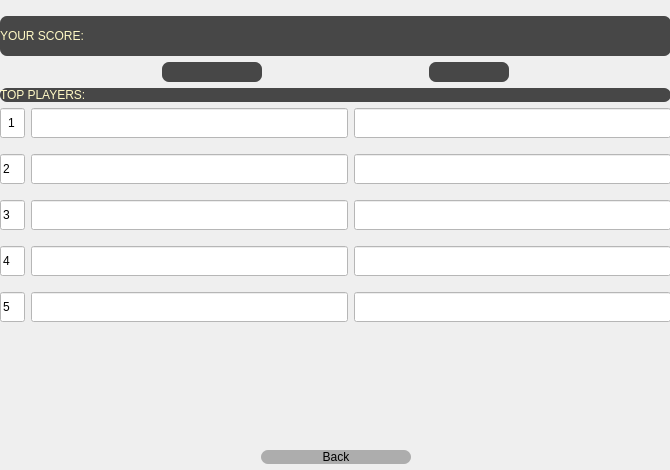
<?xml version="1.0" encoding="UTF-8"?>
<ui version="4.0">
 <class>BoardWindow</class>
 <widget class="QMainWindow" name="BoardWindow">
  <property name="geometry">
   <rect>
    <x>0</x>
    <y>0</y>
    <width>670</width>
    <height>470</height>
   </rect>
  </property>
  <property name="windowTitle">
   <string>MainWindow</string>
  </property>
  <widget class="QWidget" name="centralwidget">
   <property name="styleSheet">
    <string notr="true">#centralwidget
{
	background-image: url(:/Icons/3.jpg);
}
QLabel
{
	background-color: rgb(71, 71, 71);
	font: 25pt &quot;Permanent Marker&quot;;
	color: rgb(255, 249, 197);
	border-Radius: 7px;
}


QPushButton
{
	font: 15pt &quot;NPIRamin&quot;;
	background-color:  rgb(255, 238, 200);
	border-Radius: 7px;
}

QPushButton:hover{
color: red;
border-color: red;
border-width: 2px;
}
QLineEdit
{
	color: rgb(0, 0, 0);
	background-color: rgb(255, 255, 255);
	font: 75 12pt &quot;Segoe Print&quot;;
	qproperty-alignment: AlignHCenter;
}

</string>
   </property>
   <widget class="QWidget" name="verticalLayoutWidget">
    <property name="geometry">
     <rect>
      <x>0</x>
      <y>6</y>
      <width>671</width>
      <height>461</height>
     </rect>
    </property>
    <layout class="QVBoxLayout" name="verticalLayout">
     <property name="topMargin">
      <number>10</number>
     </property>
     <item>
      <widget class="QLabel" name="label">
       <property name="enabled">
        <bool>false</bool>
       </property>
       <property name="sizePolicy">
        <sizepolicy hsizetype="Preferred" vsizetype="Fixed">
         <horstretch>0</horstretch>
         <verstretch>0</verstretch>
        </sizepolicy>
       </property>
       <property name="minimumSize">
        <size>
         <width>0</width>
         <height>40</height>
        </size>
       </property>
       <property name="maximumSize">
        <size>
         <width>16777215</width>
         <height>40</height>
        </size>
       </property>
       <property name="text">
        <string>YOUR SCORE:</string>
       </property>
      </widget>
     </item>
     <item>
      <layout class="QHBoxLayout" name="horizontalLayout_2">
       <property name="topMargin">
        <number>0</number>
       </property>
       <item>
        <spacer name="horizontalSpacer">
         <property name="orientation">
          <enum>Qt::Horizontal</enum>
         </property>
         <property name="sizeHint" stdset="0">
          <size>
           <width>40</width>
           <height>20</height>
          </size>
         </property>
        </spacer>
       </item>
       <item>
        <widget class="QLabel" name="PlayerName">
         <property name="enabled">
          <bool>false</bool>
         </property>
         <property name="minimumSize">
          <size>
           <width>100</width>
           <height>0</height>
          </size>
         </property>
         <property name="styleSheet">
          <string notr="true">color:rgb(255, 255, 255);
font: 18pt &quot;Permanent Marker&quot;;</string>
         </property>
         <property name="text">
          <string/>
         </property>
         <property name="alignment">
          <set>Qt::AlignCenter</set>
         </property>
        </widget>
       </item>
       <item>
        <spacer name="horizontalSpacer_3">
         <property name="orientation">
          <enum>Qt::Horizontal</enum>
         </property>
         <property name="sizeHint" stdset="0">
          <size>
           <width>40</width>
           <height>20</height>
          </size>
         </property>
        </spacer>
       </item>
       <item>
        <widget class="QLabel" name="PlayerScore">
         <property name="enabled">
          <bool>false</bool>
         </property>
         <property name="minimumSize">
          <size>
           <width>80</width>
           <height>0</height>
          </size>
         </property>
         <property name="autoFillBackground">
          <bool>false</bool>
         </property>
         <property name="styleSheet">
          <string notr="true">color:rgb(255, 255, 255);
font: 18pt &quot;Permanent Marker&quot;;</string>
         </property>
         <property name="text">
          <string/>
         </property>
         <property name="alignment">
          <set>Qt::AlignCenter</set>
         </property>
        </widget>
       </item>
       <item>
        <spacer name="horizontalSpacer_2">
         <property name="orientation">
          <enum>Qt::Horizontal</enum>
         </property>
         <property name="sizeHint" stdset="0">
          <size>
           <width>40</width>
           <height>20</height>
          </size>
         </property>
        </spacer>
       </item>
      </layout>
     </item>
     <item>
      <widget class="QLabel" name="label_4">
       <property name="enabled">
        <bool>false</bool>
       </property>
       <property name="text">
        <string>TOP PLAYERS:</string>
       </property>
      </widget>
     </item>
     <item>
      <spacer name="verticalSpacer_2">
       <property name="orientation">
        <enum>Qt::Vertical</enum>
       </property>
       <property name="sizeType">
        <enum>QSizePolicy::Fixed</enum>
       </property>
       <property name="sizeHint" stdset="0">
        <size>
         <width>20</width>
         <height>0</height>
        </size>
       </property>
      </spacer>
     </item>
     <item>
      <layout class="QVBoxLayout" name="verticalLayout_2">
       <property name="topMargin">
        <number>0</number>
       </property>
       <property name="bottomMargin">
        <number>0</number>
       </property>
       <item>
        <layout class="QHBoxLayout" name="horizontalLayout_3">
         <item>
          <widget class="QLineEdit" name="lineEdit_4">
           <property name="enabled">
            <bool>false</bool>
           </property>
           <property name="sizePolicy">
            <sizepolicy hsizetype="Expanding" vsizetype="Expanding">
             <horstretch>0</horstretch>
             <verstretch>0</verstretch>
            </sizepolicy>
           </property>
           <property name="maximumSize">
            <size>
             <width>25</width>
             <height>30</height>
            </size>
           </property>
           <property name="styleSheet">
            <string notr="true"/>
           </property>
           <property name="text">
            <string>1</string>
           </property>
           <property name="alignment">
            <set>Qt::AlignHCenter</set>
           </property>
          </widget>
         </item>
         <item>
          <widget class="QLineEdit" name="p1n">
           <property name="sizePolicy">
            <sizepolicy hsizetype="Expanding" vsizetype="Fixed">
             <horstretch>0</horstretch>
             <verstretch>0</verstretch>
            </sizepolicy>
           </property>
           <property name="minimumSize">
            <size>
             <width>0</width>
             <height>30</height>
            </size>
           </property>
           <property name="maximumSize">
            <size>
             <width>16777215</width>
             <height>30</height>
            </size>
           </property>
          </widget>
         </item>
         <item>
          <widget class="QLineEdit" name="p1s">
           <property name="minimumSize">
            <size>
             <width>0</width>
             <height>30</height>
            </size>
           </property>
          </widget>
         </item>
        </layout>
       </item>
      </layout>
     </item>
     <item>
      <layout class="QHBoxLayout" name="horizontalLayout_5">
       <property name="topMargin">
        <number>10</number>
       </property>
       <item>
        <widget class="QLineEdit" name="lineEdit_8">
         <property name="sizePolicy">
          <sizepolicy hsizetype="Expanding" vsizetype="Expanding">
           <horstretch>0</horstretch>
           <verstretch>0</verstretch>
          </sizepolicy>
         </property>
         <property name="maximumSize">
          <size>
           <width>25</width>
           <height>30</height>
          </size>
         </property>
         <property name="text">
          <string>2</string>
         </property>
        </widget>
       </item>
       <item>
        <widget class="QLineEdit" name="p2n">
         <property name="minimumSize">
          <size>
           <width>0</width>
           <height>30</height>
          </size>
         </property>
        </widget>
       </item>
       <item>
        <widget class="QLineEdit" name="p2s">
         <property name="minimumSize">
          <size>
           <width>0</width>
           <height>30</height>
          </size>
         </property>
        </widget>
       </item>
      </layout>
     </item>
     <item>
      <layout class="QHBoxLayout" name="horizontalLayout_6">
       <property name="topMargin">
        <number>10</number>
       </property>
       <item>
        <widget class="QLineEdit" name="lineEdit_9">
         <property name="sizePolicy">
          <sizepolicy hsizetype="Expanding" vsizetype="Expanding">
           <horstretch>0</horstretch>
           <verstretch>0</verstretch>
          </sizepolicy>
         </property>
         <property name="maximumSize">
          <size>
           <width>25</width>
           <height>30</height>
          </size>
         </property>
         <property name="text">
          <string>3</string>
         </property>
        </widget>
       </item>
       <item>
        <widget class="QLineEdit" name="p3n">
         <property name="minimumSize">
          <size>
           <width>0</width>
           <height>30</height>
          </size>
         </property>
        </widget>
       </item>
       <item>
        <widget class="QLineEdit" name="p3s">
         <property name="minimumSize">
          <size>
           <width>0</width>
           <height>30</height>
          </size>
         </property>
        </widget>
       </item>
      </layout>
     </item>
     <item>
      <layout class="QHBoxLayout" name="horizontalLayout_7">
       <property name="topMargin">
        <number>10</number>
       </property>
       <item>
        <widget class="QLineEdit" name="lineEdit_13">
         <property name="sizePolicy">
          <sizepolicy hsizetype="Expanding" vsizetype="Expanding">
           <horstretch>0</horstretch>
           <verstretch>0</verstretch>
          </sizepolicy>
         </property>
         <property name="maximumSize">
          <size>
           <width>25</width>
           <height>30</height>
          </size>
         </property>
         <property name="text">
          <string>4</string>
         </property>
        </widget>
       </item>
       <item>
        <widget class="QLineEdit" name="p4n">
         <property name="minimumSize">
          <size>
           <width>0</width>
           <height>30</height>
          </size>
         </property>
        </widget>
       </item>
       <item>
        <widget class="QLineEdit" name="p4s">
         <property name="minimumSize">
          <size>
           <width>0</width>
           <height>30</height>
          </size>
         </property>
        </widget>
       </item>
      </layout>
     </item>
     <item>
      <layout class="QHBoxLayout" name="horizontalLayout_8">
       <property name="topMargin">
        <number>10</number>
       </property>
       <item>
        <widget class="QLineEdit" name="lineEdit_15">
         <property name="sizePolicy">
          <sizepolicy hsizetype="Expanding" vsizetype="Expanding">
           <horstretch>0</horstretch>
           <verstretch>0</verstretch>
          </sizepolicy>
         </property>
         <property name="maximumSize">
          <size>
           <width>25</width>
           <height>30</height>
          </size>
         </property>
         <property name="text">
          <string>5</string>
         </property>
        </widget>
       </item>
       <item>
        <widget class="QLineEdit" name="p5n">
         <property name="minimumSize">
          <size>
           <width>0</width>
           <height>30</height>
          </size>
         </property>
        </widget>
       </item>
       <item>
        <widget class="QLineEdit" name="p5s">
         <property name="minimumSize">
          <size>
           <width>0</width>
           <height>30</height>
          </size>
         </property>
        </widget>
       </item>
      </layout>
     </item>
     <item>
      <spacer name="verticalSpacer">
       <property name="orientation">
        <enum>Qt::Vertical</enum>
       </property>
       <property name="sizeType">
        <enum>QSizePolicy::Expanding</enum>
       </property>
       <property name="sizeHint" stdset="0">
        <size>
         <width>20</width>
         <height>10</height>
        </size>
       </property>
      </spacer>
     </item>
     <item>
      <layout class="QHBoxLayout" name="horizontalLayout_4">
       <property name="topMargin">
        <number>0</number>
       </property>
       <item>
        <spacer name="horizontalSpacer_5">
         <property name="orientation">
          <enum>Qt::Horizontal</enum>
         </property>
         <property name="sizeHint" stdset="0">
          <size>
           <width>40</width>
           <height>20</height>
          </size>
         </property>
        </spacer>
       </item>
       <item>
        <widget class="QPushButton" name="Back">
         <property name="sizePolicy">
          <sizepolicy hsizetype="Fixed" vsizetype="Fixed">
           <horstretch>0</horstretch>
           <verstretch>0</verstretch>
          </sizepolicy>
         </property>
         <property name="minimumSize">
          <size>
           <width>150</width>
           <height>0</height>
          </size>
         </property>
         <property name="layoutDirection">
          <enum>Qt::LeftToRight</enum>
         </property>
         <property name="styleSheet">
          <string notr="true">background-color: rgb(173, 173, 173);
</string>
         </property>
         <property name="text">
          <string>Back</string>
         </property>
        </widget>
       </item>
       <item>
        <spacer name="horizontalSpacer_4">
         <property name="orientation">
          <enum>Qt::Horizontal</enum>
         </property>
         <property name="sizeHint" stdset="0">
          <size>
           <width>40</width>
           <height>20</height>
          </size>
         </property>
        </spacer>
       </item>
      </layout>
     </item>
    </layout>
   </widget>
  </widget>
 </widget>
 <resources/>
 <connections/>
</ui>
